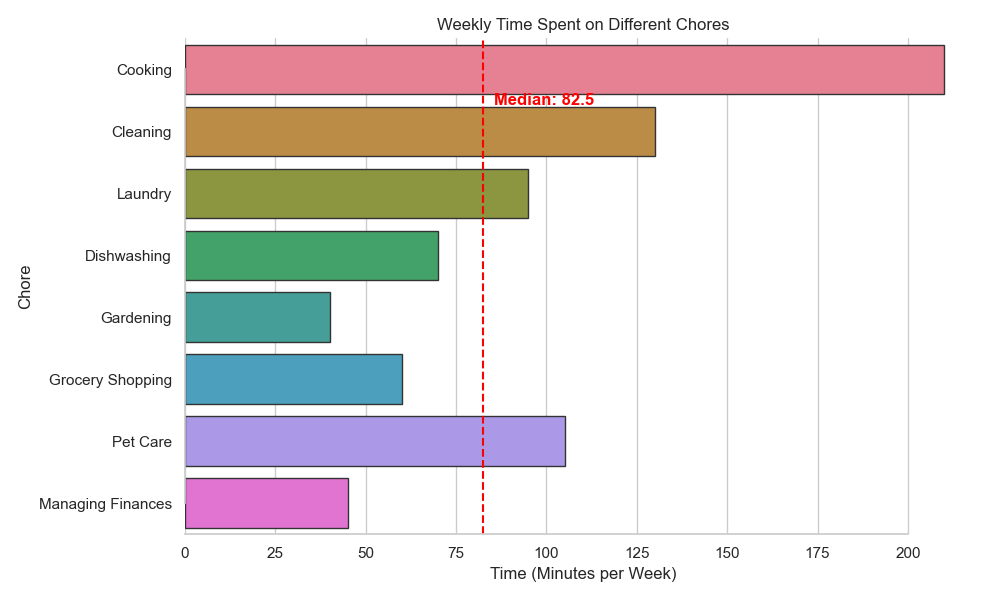

Write Python code to recreate this figure.

import seaborn as sns
import matplotlib.pyplot as plt
import pandas as pd

# The given dataset
data = [
    {'Chore': 'Cooking', 'Time (Minutes per Week)': 210},
    {'Chore': 'Cleaning', 'Time (Minutes per Week)': 130},
    {'Chore': 'Laundry', 'Time (Minutes per Week)': 95},
    {'Chore': 'Dishwashing', 'Time (Minutes per Week)': 70},
    {'Chore': 'Gardening', 'Time (Minutes per Week)': 40},
    {'Chore': 'Grocery Shopping', 'Time (Minutes per Week)': 60},
    {'Chore': 'Pet Care', 'Time (Minutes per Week)': 105},
    {'Chore': 'Managing Finances', 'Time (Minutes per Week)': 45}
]

# Convert the dataset to a DataFrame
df = pd.DataFrame(data)

# Initialize the matplotlib figure
f, ax = plt.subplots(figsize=(10, 6))

# Customize the palette for the bar colors
palette = sns.color_palette("husl", len(data))

# Create the barplot
sns.barplot(
    x="Time (Minutes per Week)",
    y="Chore",
    data=df,
    palette=palette,
    edgecolor=".2"  # Adding a bit of edgecolor for better separation
)

# Customize the aesthetics
sns.set_style("whitegrid")
ax.set_title('Weekly Time Spent on Different Chores')
ax.set_xlabel('Time (Minutes per Week)')
ax.set_ylabel('Chore')

# Add a vertical line for median time spent across all chores
median_time = df["Time (Minutes per Week)"].median()
ax.axvline(median_time, color='red', linestyle='--')

# Annotating the median line
ax.text(median_time + 3, 0.5, f'Median: {median_time}', color='red', va='center', fontweight='bold')

# Remove the left, top, and right frame lines
sns.despine(trim=True)

# Finally show the plot
plt.tight_layout()
plt.show()
